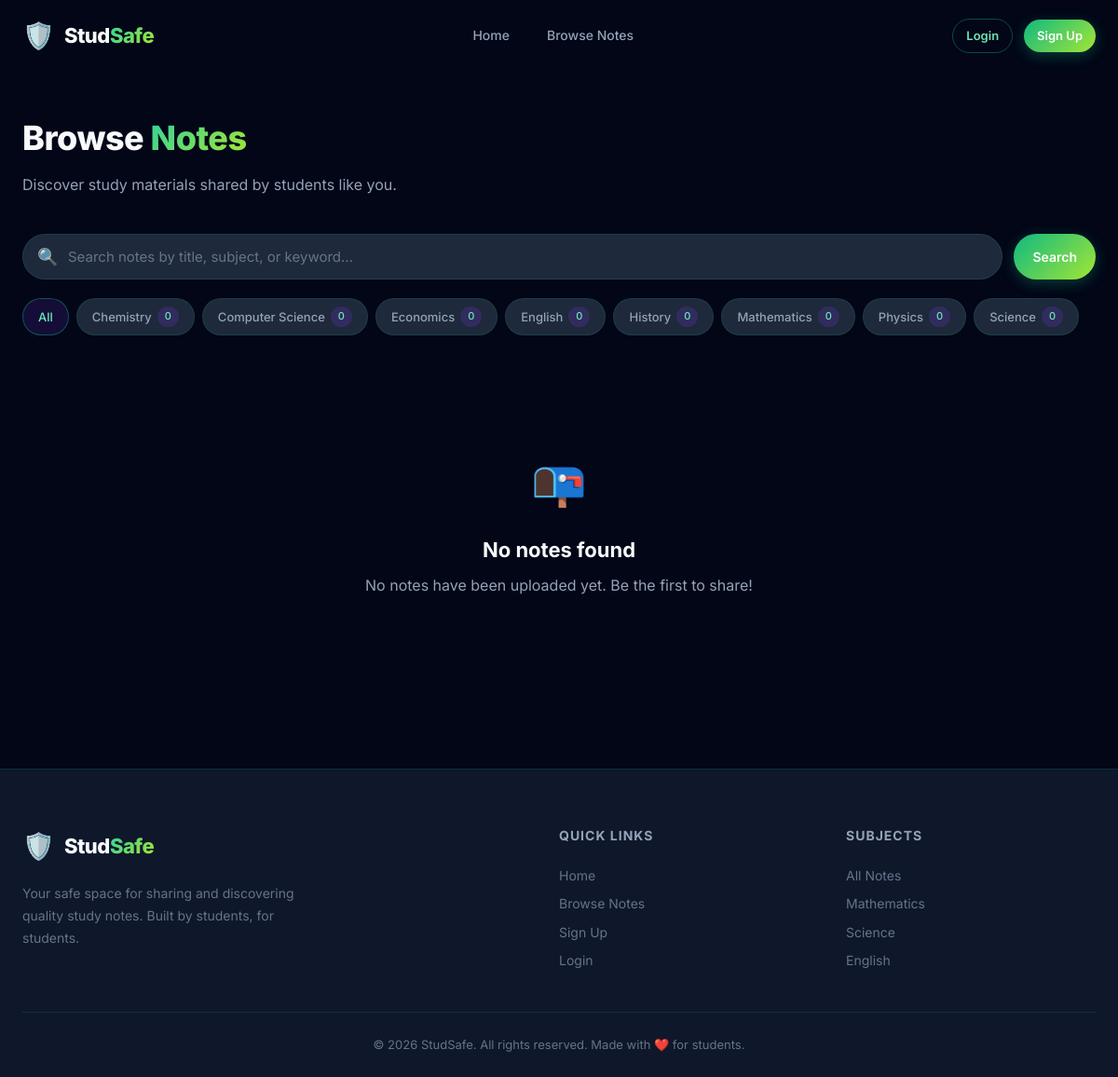
/browse/, run on an earlier commit of the app's database.
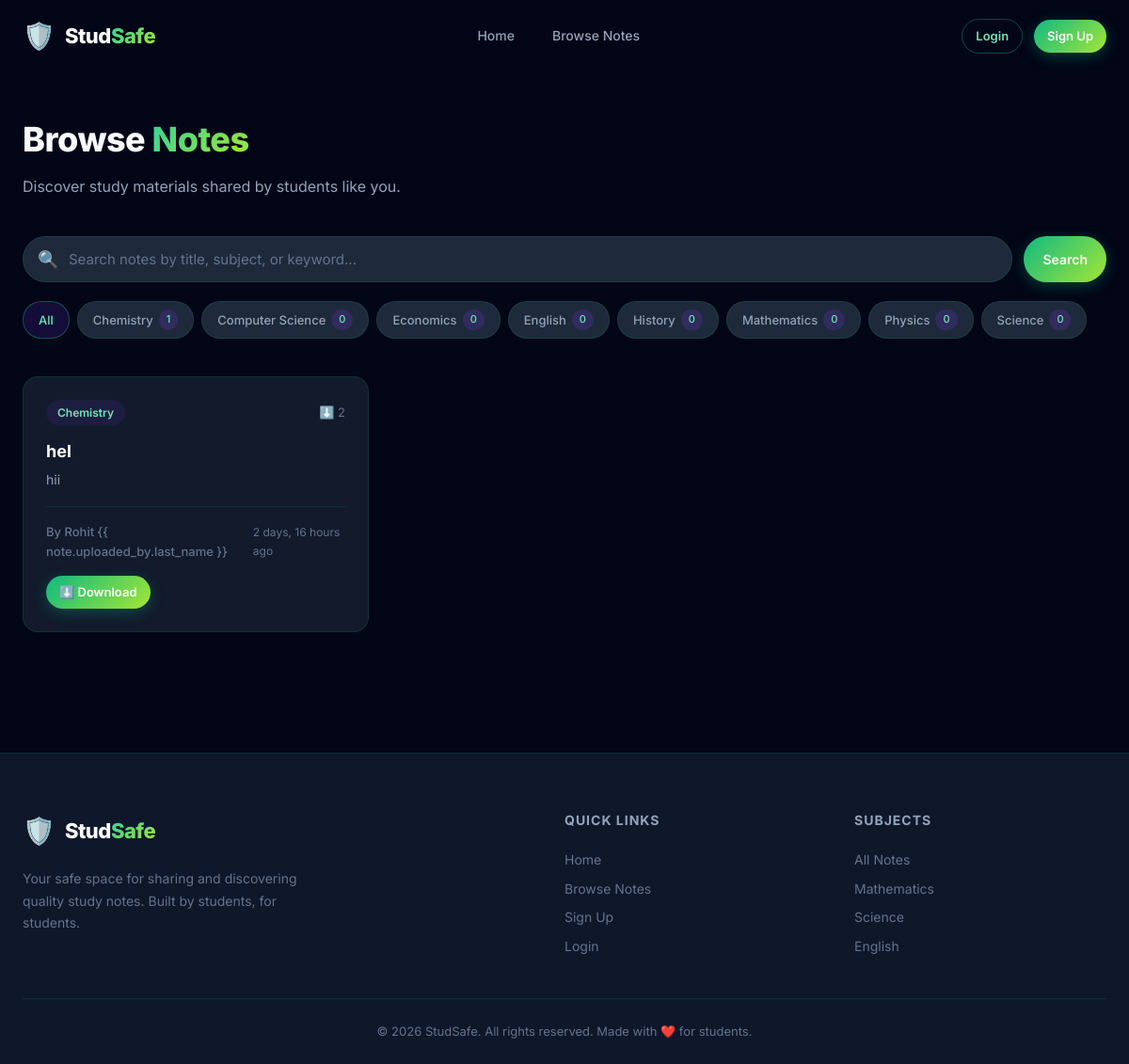
And on a later commit of the database.
### studapp/models.py (models this page shows, shortened)
class Subject(models.Model):
    name = models.CharField(max_length=100, unique=True)
    icon = models.CharField(max_length=50, default='📘')  # emoji icon
    description = models.TextField(blank=True, default='')
    created_at = models.DateTimeField(auto_now_add=True)
    class Meta:
        ordering = ['name']

class Note(models.Model):
    title = models.CharField(max_length=200)
    description = models.TextField(blank=True, default='')
    subject = models.ForeignKey(Subject, on_delete=models.CASCADE, related_name='notes')
    uploaded_by = models.ForeignKey(User, on_delete=models.CASCADE, related_name='notes')
    file = models.FileField(upload_to='notes/%Y/%m/%d/')
    created_at = models.DateTimeField(auto_now_add=True)
    updated_at = models.DateTimeField(auto_now=True)
    downloads = models.PositiveIntegerField(default=0)
    class Meta:
        ordering = ['-created_at']

### studapp/views.py (the view)
# urls.py: path('browse/', views.browse_notes, name='browse'),
def browse_notes(request):
    notes = Note.objects.select_related('subject', 'uploaded_by')
    subjects = Subject.objects.annotate(note_count=Count('notes'))
    subject_id = request.GET.get('subject')
    if subject_id:
        notes = notes.filter(subject_id=subject_id)
    query = request.GET.get('q', '')
    if query:
        notes = notes.filter(
            Q(title__icontains=query) |
            Q(description__icontains=query) |
            Q(subject__name__icontains=query)
        )
    context = {
        'notes': notes,
        'subjects': subjects,
        'current_subject': subject_id,
        'search_query': query,
    }
    return render(request, 'browse.html', context)

### studapp/templates/browse.html (shortened to what this page needs)
{% extends 'base.html' %}
{% block content %}
<section class="browse-section" id="browse-section">
    <div class="section-container">
        <div class="browse-header" id="browse-header">
            <div>
                <h1 class="page-title">Browse <span class="gradient-text">Notes</span></h1>
                <p class="page-subtitle">Discover study materials shared by students like you.</p>
            </div>
        </div>
        <div class="browse-filters" id="browse-filters">
            <form method="get" class="search-form" id="search-form">
                <div class="search-input-wrap">
                    <span class="search-icon">🔍</span>
                    <input type="text" name="q" class="search-input"
                        placeholder="Search notes by title, subject, or keyword..." value="{{ search_query }}"
                        id="search-input">
                </div>
                <button type="submit" class="btn btn-primary" id="search-submit">Search</button>
            </form>
            <div class="subject-filters" id="subject-filters">
                <a href="{% url 'browse' %}" class="filter-chip {% if not current_subject %}active{% endif %}"
                    id="filter-all">All</a>
                {% for subject in subjects %}
                <a href="{% url 'browse' %}?subject={{ subject.id }}"
                    class="filter-chip {% if current_subject == subject.id|stringformat:'d' %}active{% endif %}"
                    id="filter-{{ subject.id }}">
                    {{ subject.icon }} {{ subject.name }} <span class="chip-count">{{ subject.note_count }}</span>
                </a>
                {% endfor %}
            </div>
        </div>
        {% if notes %}
        <div class="notes-grid" id="notes-grid">
            {% for note in notes %}
            <div class="note-card" id="note-{{ note.id }}">
                <div class="note-card-header">
                    <span class="note-subject-badge">{{ note.subject.icon }} {{ note.subject.name }}</span>
                    <span class="note-downloads">⬇️ {{ note.downloads }}</span>
                </div>
                <h3 class="note-title">{{ note.title }}</h3>
                <p class="note-desc">{{ note.description|truncatewords:20 }}</p>
                <div class="note-card-footer">
                    <span class="note-author">By {{ note.uploaded_by.first_name }} {{ note.uploaded_by.last_name
                        }}</span>
                    <span class="note-date">{{ note.created_at|timesince }} ago</span>
                </div>
                <div class="note-card-actions">
                    <a href="{% url 'download' note.id %}" class="btn btn-primary btn-sm" id="download-{{ note.id }}">⬇️
                        Download</a>
                </div>
            </div>
            {% endfor %}
        </div>
        {% else %}
        <div class="empty-state" id="empty-state">
            <div class="empty-icon">📭</div>
            <h3>No notes found</h3>
            <p>{% if search_query %}No results for "{{ search_query }}". Try a different search term.{% else %}No notes
                have been uploaded yet. Be the first to share!{% endif %}</p>
        </div>
        {% endif %}
    </div>
</section>
{% endblock %}

What changed in the data, as far as the page shows it:
computed for Subject "Chemistry": note_count "0" → "1"
added Note: subject.name "Chemistry", downloads "2", title "hel", description "hii", uploaded_by.first_name "Rohit", created_at "2 days, 16 hours"
Also different on the page:
text no longer shown: "📭 No notes found No notes have been uploaded yet. Be the first to share!"
